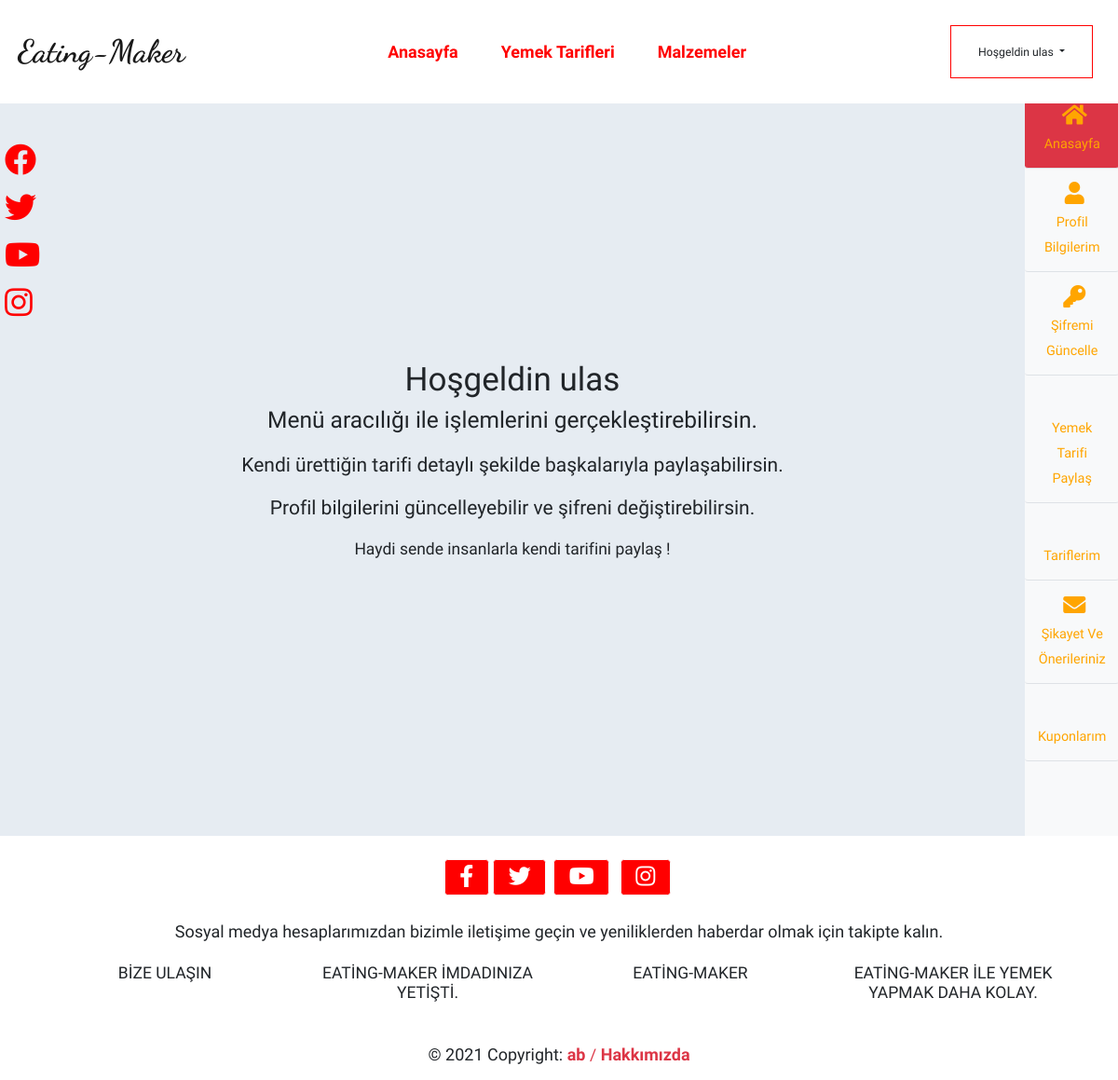
/hesap.php?durum=ok (signed in), run on the app's committed database.
### tables this page shows
CREATE TABLE `kullanici` (
  `kullanici_id` int(11) NOT NULL,
  `kullanici_zaman` datetime NOT NULL DEFAULT current_timestamp(),
  `kullanici_resim` varchar(250) NOT NULL,
  `kullanici_tc` varchar(11) NOT NULL,
  `kullanici_ad` varchar(50) NOT NULL,
  `kullanici_mail` varchar(100) NOT NULL,
  `kullanici_gsm` varchar(50) NOT NULL,
  `kullanici_password` varchar(250) NOT NULL,
  `kullanici_adsoyad` varchar(50) NOT NULL,
  `kullanici_adres` varchar(250) NOT NULL,
  `kullanici_il` varchar(100) NOT NULL,
  `kullanici_ilce` varchar(100) NOT NULL,
  `kullanici_unvan` varchar(100) NOT NULL,
  `kullanici_yetki` varchar(50) NOT NULL,
  `kullanici_durum` int(1) NOT NULL DEFAULT 1
);

CREATE TABLE `footer` (
  `footer_id` int(11) NOT NULL,
  `footer_facebook` varchar(250) NOT NULL,
  `footer_twitter` varchar(250) NOT NULL,
  `footer_youtube` varchar(250) NOT NULL,
  `footer_instagram` varchar(250) NOT NULL,
  `footer_aciklama` varchar(250) NOT NULL,
  `footer_li_1` varchar(250) NOT NULL,
  `footer_li_2` varchar(250) NOT NULL,
  `footer_li_3` varchar(250) NOT NULL,
  `footer_li_4` varchar(250) NOT NULL
);

CREATE TABLE `site_ayar` (
  `ayar_id` int(11) NOT NULL,
  `ayar_description` varchar(250) NOT NULL,
  `ayar_keywords` varchar(250) NOT NULL,
  `ayar_author` varchar(250) NOT NULL,
  `ayar_title` varchar(250) NOT NULL,
  `icon_resimyol` varchar(250) NOT NULL
);

### hesap.php (the view, shortened to what this page needs)
<?php
include 'header.php';
$kullanicisor = $db->prepare("SELECT * FROM kullanici where  kullanici_mail=:mail");
$kullanicisor->execute(array(
    'mail' => $_SESSION['userkullanici_mail']
));
$kullanicicek = $kullanicisor->fetch(PDO::FETCH_ASSOC);
?>
<div class="container-fluid p-0 m-0 " style="position: relative;">
    <div class="row p-0 m-0">
        <div class="col-xl-11 col-md-12 p-0 mt-4 mb-4" style="background-color: #e6ecf2;">
            <div class="container-fluid p-0 m-0 orta">
                <h1 class="text-center">Hoşgeldin <?php echo $kullanicicek['kullanici_adsoyad'] ?></h1>
                <h3 class="text-center">
                    Menü aracılığı ile işlemlerini gerçekleştirebilirsin.
                </h3>
                <h4 class="text-center pt-3">
                    Kendi ürettiğin tarifi detaylı şekilde başkalarıyla paylaşabilirsin.
                </h4>
                <h4 class="text-center pt-3">
                    Profil bilgilerini güncelleyebilir ve şifreni değiştirebilirsin.
                </h4>
                <h5 class="text-center pt-3">
                    Haydi sende insanlarla kendi tarifini paylaş !
                </h5>
            </div>
        </div>
        <div class=" col-md-12 col-lg-1 col-xl-1 p-0 m-0">
            <div class=" ms-auto bg-light vh-100">
                <ul class=" mx-auto nav nav-pills nav-flush flex-column text-center">
                    <li class="nav-item"> <a href="hesap" class="nav-link bg-danger py-3 border-bottom"> <i class="fa fa-home"></i> <small><br>Anasayfa</small> </a> </li>
                    <li> <a href="hesapprofil" class="nav-link  py-3 border-bottom"> <i class="fa fa-user"></i> <small><br>Profil Bilgilerim</small> </a> </li>
                    <li> <a href="hesappassword" class="nav-link  py-3 border-bottom"> <i class="fa fa-key"></i> <small><br>Şifremi Güncelle</small> </a> </li>
                    <li> <a href="hesapyemek-tarif" class="nav-link  py-3 border-bottom"> <i class="fas fa-hat-chef"></i><small><br>Yemek Tarifi Paylaş</small> </a> </li>
                    <li> <a href="paylasilan-yemek" class="nav-link  py-3 border-bottom"> <i class="fas fa-hat-chef"></i><small><br>Tariflerim</small> </a> </li>
                    <li> <a href="sikayet-oneri" class="nav-link  py-3 border-bottom"><i class="fas fa-envelope"></i><small><br>Şikayet Ve Önerileriniz</small> </a> </li>
                    <li> <a href="kuponlarim" class="nav-link  py-3 border-bottom"><i class="fa fa-ticket" aria-hidden="true"></i><small><br>Kuponlarım</small> </a> </li>
                </ul>
            </div>
        </div>
    </div>
</div>
<?php include 'footer.php' ?>

### header.php (shortened to what this page needs)
<?php
include 'nedmin/netting/process.php';
if (isset($_SESSION['userkullanici_mail'])) {
    $kullanicisor = $db->prepare("SELECT * FROM kullanici where kullanici_mail=:mail");
    $kullanicisor->execute(array(
        'mail' => $_SESSION['userkullanici_mail']
    ));
    $kullanicicek = $kullanicisor->fetch(PDO::FETCH_ASSOC);
}
$ayarsor = $db->prepare("SELECT * FROM site_ayar");
$ayarsor->execute();
$ayarcek = $ayarsor->fetch(PDO::FETCH_ASSOC);
$footerayarsor = $db->prepare("SELECT * FROM footer");
$footerayarsor->execute();
$footerayarcek = $footerayarsor->fetch(PDO::FETCH_ASSOC);
?>
<!doctype html>
<html lang="tr">
<head>
    <link rel="stylesheet" href="https://pro.fontawesome.com/releases/v5.10.0/css/all.css" />
    <link rel="stylesheet" href="aos-by-red.css">
    <link rel="stylesheet" href="https://unpkg.com/aos@next/dist/aos.css" />
    <link rel="stylesheet" href="css/bootstrap.css">
    <link rel="stylesheet" href="https://maxcdn.bootstrapcdn.com/bootstrap/4.0.0/css/bootstrap.min.css">
    <link rel="stylesheet" href="css/style.css">
    <link rel="stylesheet" href="css/girisyap.css">
</head>
<body>
    <nav class=" navbar navbar-light navbar-expand-lg bg-white sticky-top menubar">
        <a class="navbar-brand logo pl-2" href="index.php">Eating-Maker</a>
        <div class="collapse navbar-collapse Links" id="navbarNav">
            <ul class="navbar-nav ms-auto">
                <li class="nav-item active">
                    <a class="nav-link text-danger text-center" href="index">Anasayfa</a>
                </li>
                <li class="nav-item ">
                    <a class="nav-link text-danger text-center" href="recipe">Yemek Tarifleri</a>
                </li>
                <li class="nav-item ">
                    <a class="nav-link text-danger text-center" href="malzemeler">Malzemeler</a>
                </li>
            </ul>
            <ul class="navbar-nav ms-auto">
                <?php
                if (!isset($_SESSION['userkullanici_mail'])) {
                ?>
                    <li class="nav-item ">
                        <a href="login" class="nav-link text-danger text-center">Giriş Yap</a>
                    </li>
                    <li class="nav-item ">
                        <a href="register" class="nav-link text-danger text-center">Kayıt Ol</a>
                    </li>
                <?php
                } else { ?>
                    <li class="nav-item">
                        <div class="dropdown p-3 bilgilermenu">
                            <button class="btn dropdown-toggle btn-sm w-100 pl-3 pr-3" type="button" data-toggle="dropdown">Hoşgeldin <?php echo $kullanicicek['kullanici_adsoyad'] ?>
                                <span class="caret"></span></button>
                        </div>
                    </li>
                <?php }
                ?>
            </ul>
        </div>
    </nav>
    <div class="SosyalMedya">
        <ul class="navbar-nav mx-auto ">
            <li class="nav-item active ">
                <a class="nav-link" href="https://<?php echo $footerayarcek['footer_facebook'] ?>/"><i class="fab fa-facebook"></i>
                </a>
            </li>
            <li class="nav-item ">
                <a class="nav-link" href="https://<?php echo $footerayarcek['footer_twitter'] ?>"><i class="fab fa-twitter"></i></a>
            </li>
            <li class="nav-item ">
                <a class="nav-link" href="https://<?php echo $footerayarcek['footer_youtube'] ?>/"><i class="fab fa-youtube"></i></a>
            </li>
            <li class="nav-item ">
                <a class="nav-link" href="https://<?php echo $footerayarcek['footer_instagram'] ?>/"><i class="fab fa-instagram"></i></a>
            </li>
        </ul>
    </div>

### footer.php (shortened to what this page needs)
<footer class="text-center  bg-white" style="font-size: 18px; ">
    <div class="container p-4 justify-content-center ">
        <div class="container footersocial">
            <section class="mb-4">
                <a class="btn btn-outline-light" href="https://<?php echo $footerayarcek['footer_facebook'] ?>/" role="button "><i class="fab fa-facebook-f"></i></a>
                <a class="btn btn-outline-light" href="https://<?php echo $footerayarcek['footer_twitter'] ?>" role="button "><i class="fab fa-twitter "></i></a>
                <a class="btn btn-outline-light btn-floating m-1 " href="https://<?php echo $footerayarcek['footer_youtube'] ?>/" role="button "><i class="fab fa-youtube "></i></a>
                <a class="btn btn-outline-light btn-floating m-1 " href="https://<?php echo $footerayarcek['footer_instagram'] ?>/" role="button "><i class="fab fa-instagram "></i></a>
            </section>
        </div>
        <section class="mb-4 ">
            <p class="text-center">
                <?php echo $footerayarcek['footer_aciklama'] ?>
            </p>
        </section>
        <section class=" ">
            <div class="row ">
                <div class="col-lg-3 col-md-6 mb-4 mb-md-0 ">
                    <h5 class="text-uppercase "><?php echo $footerayarcek['footer_li_1'] ?></h5>
                </div>
                <div class="col-lg-3 col-md-6 mb-4 mb-md-0 ">
                    <h5 class="text-uppercase ">
                        <?php echo $footerayarcek['footer_li_2'] ?>
                    </h5>
                </div>
                <div class="col-lg-3 col-md-6 mb-4 mb-md-0 ">
                    <h5 class="text-uppercase ">
                        <?php echo $footerayarcek['footer_li_3'] ?>
                    </h5>
                </div>
                <div class="col-lg-3 col-md-6 mb-4 mb-md-0 ">
                    <h5 class="text-uppercase ">
                        <?php echo $footerayarcek['footer_li_4'] ?>
                    </h5>
                </div>
            </div>
        </section>
    </div>
    <div class="text-center p-3 ">
        © 2021 Copyright:
        <a class="text-danger " href="index.php"><?php echo @$ayarcek['ayar_title'] ?></a> <span class="h5 text-danger">/</span><a href="about.php" class="text-danger"> Hakkımızda</a>
    </div>
</footer>
</body>
</html>

### css/style.css (style rules this page uses)
* { padding: 0; margin: 0; box-sizing: border-box; }
a { font-size: 18px; font-weight: bold; }
.SosyalMedya { width: 50px; height: 200px; position: fixed; margin-top: 50px; z-index: 999999; }
.SosyalMedya ul li a i { font-size: 34px; }
a i { font-size: 24px; padding-left: 5px; }
.Links ul li a { transition: 06.s ease-in; transition-duration: 0.5s; border-radius: 7px; }

### header.php (style rules this page uses)
body { font-family: 'Comfortaa', cursive; }
html { font-size: 14px; }
.Links ul li { padding: 15px; }
.Links ul li a { border: 1px solid white; padding: 10px; color: red !important; }
p { text-align: justify; }
.SosyalMedya ul li a i { color: red; transition: all 0.6s; }
nav.menubar { padding: 12px; position: fixed; top: 0; left: 0; width: 100%; transition: all .5s ease-in-out; }
.logo { font-size: 34px; color: black; font-family: 'Dancing Script', cursive; }
.bilgilermenu { transition: all 0.6s; border: 1px solid red; }

### hesap.php (style rules this page uses)
body { background-color: #e6ecf2; }
.orta { display: flex; height: 100%; flex-direction: column; justify-content: center; align-items: center; }
i, small { color: orange; }

### footer.php (style rules this page uses)
.footersocial section a { background-color: red; }
.footersocial section i { color: white; padding-right: 5px; }

### data on the page
kullanici: kullanici_adsoyad "ulas"
footer: footer_aciklama "Sosyal medya hesaplarımızdan bizimle iletişime geçin ve yeniliklerden haberdar olmak için takipte kalın.", footer_li_1 "BIZE ULAŞIN", footer_li_2 "EATING-MAKER İMDADINIZA YETIŞTI.", footer_li_3 "EATING-MAKER", footer_li_4 "EATING-MAKER ILE YEMEK YAPMAK DAHA KOLAY."
site_ayar: ayar_title "ab"
